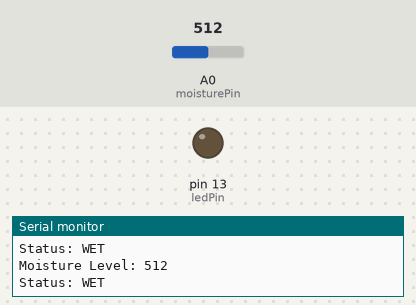
Bench run of a sketch on a simulated Arduino Uno, built with avr-gcc and run on an emulated ATmega328P. Parts: output pins drawn as LEDs (lit = HIGH), the last lines printed to the serial monitor. The inputs (shaded band) are chosen by the test bench; at power-on: A0 (moisturePin) = 512.

Above: at 1.8 s.
1.9 s: A0 (moisturePin) set to 582
3.4 s: A0 (moisturePin) set to 610
At 4.3 s:
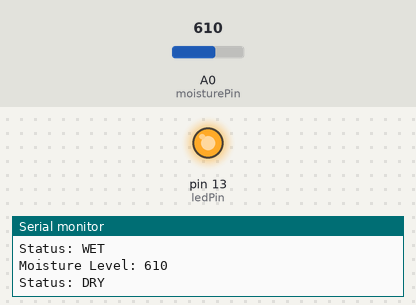
5.5 s: A0 (moisturePin) set to 590
At 7.0 s:
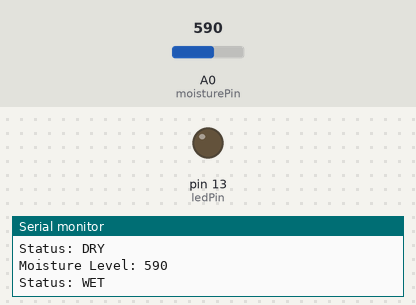
7.5 s: A0 (moisturePin) set to 716
At 8.6 s:
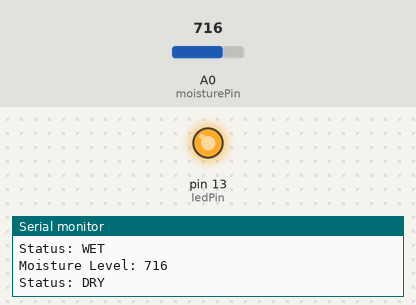
Timing chart, 0 to 10.5 s (numbered marks = the images above; inputs shaded):
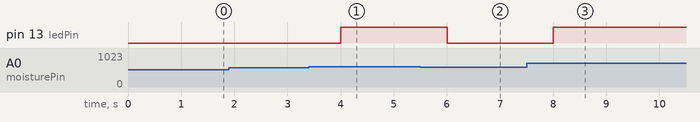

Measured:
- the behaviour switches between 600 and 601 on A0 (moisturePin) (found by bisection; images 0 and 1)
- after the input at 3.4 s, pin 13 (ledPin): LOW → HIGH after 0.60 s
- after the input at 5.5 s, pin 13 (ledPin): HIGH → LOW after 0.50 s
- after the input at 7.5 s, pin 13 (ledPin): LOW → HIGH after 0.50 s

The sketch:

dryandwetsoil1.ino
```cpp
const int moisturePin = A0;
const int ledPin = 13;
int threshold = 600;

void setup()
{
  pinMode(ledPin, OUTPUT);
  Serial.begin(9600);
}

void loop()
{
  int moistureValue = analogRead(moisturePin);
  Serial.print("Moisture Level: ");
  Serial.println(moistureValue);

  if (moistureValue > threshold)
  {
    digitalWrite(ledPin, HIGH);
    Serial.println("Status: DRY");
  }
  else
  {
    digitalWrite(ledPin, LOW);
    Serial.println("Status: WET");
  }

  delay(1000);
}
```
